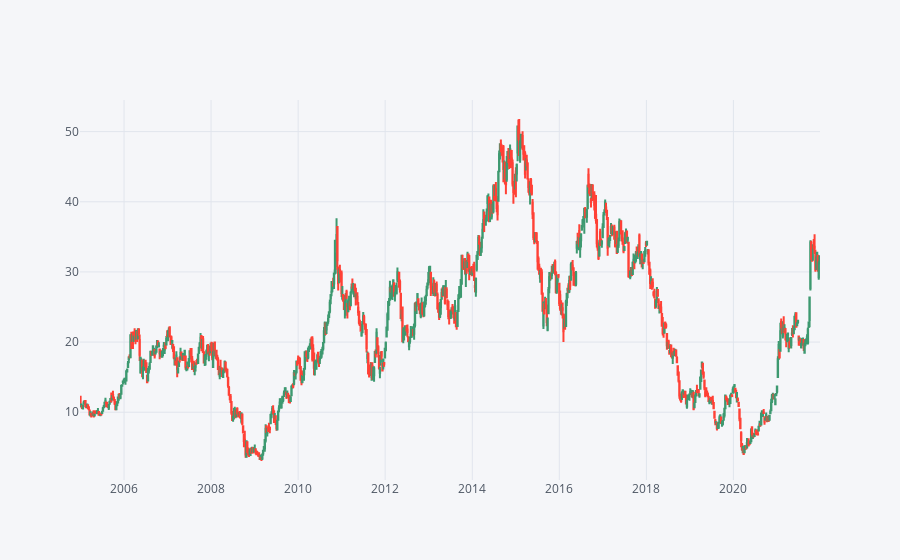

Notebook code for this chart:
### Code cell
weekly.iplot("candle")

### Figure 1 — Plotly figure (JSON) as saved in the notebook; plotly's stock layout.template omitted (floating-point values rounded to 4 significant figures; data arrays with more than 128 entries replaced by an {"elided": "..."} marker saying what was removed)
{"data": [{"close": {"elided": "887 float values"}, "high": {"elided": "887 float values"}, "low": {"elided": "887 float values"}, "open": {"elided": "887 float values"}, "showlegend": false, "type": "candlestick", "x": {"elided": "887 str values"}, "yaxis": "y2"}], "layout": {"legend": {"bgcolor": "#F5F6F9", "font": {"color": "#4D5663"}}, "paper_bgcolor": "#F5F6F9", "plot_bgcolor": "#F5F6F9", "title": {"font": {"color": "#4D5663"}}, "xaxis": {"gridcolor": "#E1E5ED", "rangeslider": {"visible": false}, "showgrid": true, "tickfont": {"color": "#4D5663"}, "title": {"font": {"color": "#4D5663"}, "text": ""}, "zerolinecolor": "#E1E5ED"}, "yaxis": {"gridcolor": "#E1E5ED", "showgrid": true, "showticklabels": false, "tickfont": {"color": "#4D5663"}, "title": {"font": {"color": "#4D5663"}, "text": ""}, "zerolinecolor": "#E1E5ED"}, "yaxis2": {"gridcolor": "#E1E5ED", "showgrid": true, "tickfont": {"color": "#4D5663"}, "title": {"font": {"color": "#4D5663"}, "text": ""}, "zerolinecolor": "#E1E5ED"}}}
